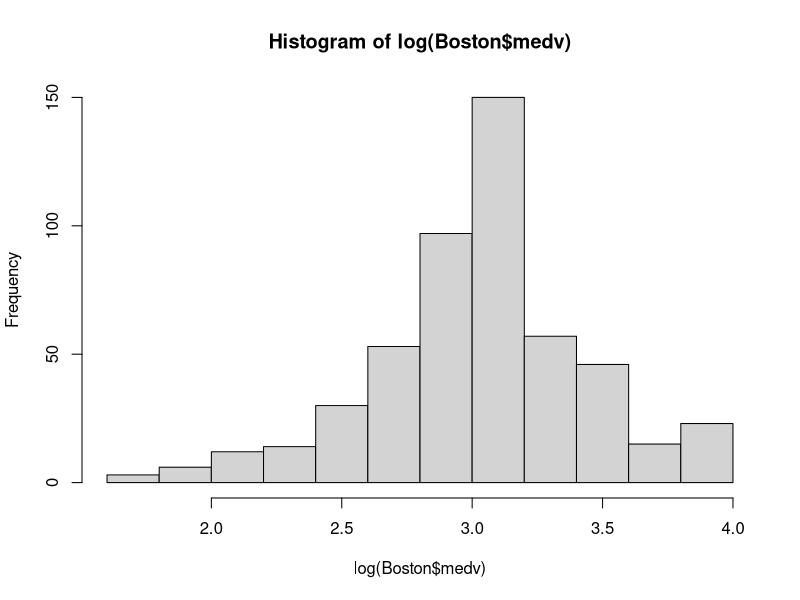
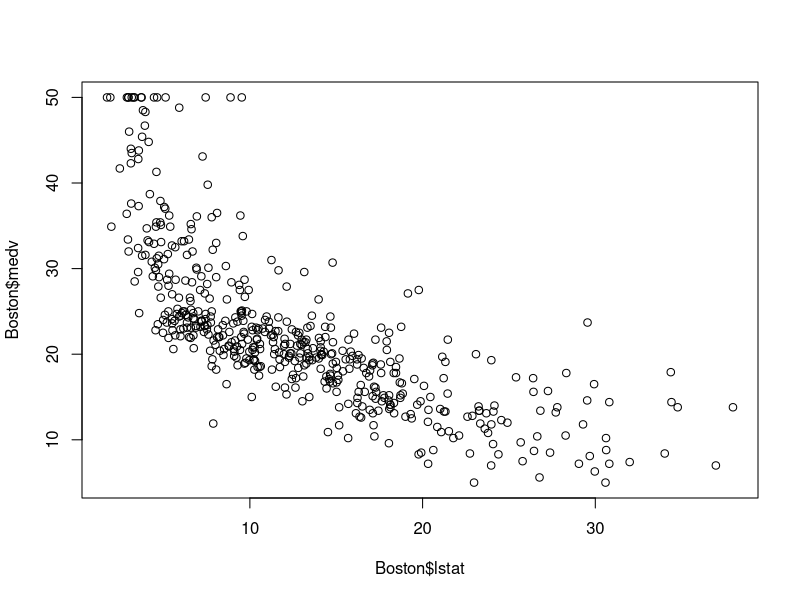

The R source for these figures, in order: (Note: this script raises an error after producing the figures.)
library(MASS)
data(Boston)
?Boston
Boston
summary(Boston$medv)

##log or sqrt transformation
hist(log(Boston$medv))
summary(log(Boston$medv))
summary(sqrt(Boston$medv))
Boston$rad = as.factor(Boston$rad)


Boston$medv_sqrt = sqrt(Boston$medv)
#### Simple Linear Regression

plot(Boston$lstat,Boston$medv)
cor(Boston$lstat,Boston$medv)

abline(mod1)

plot(Boston$lstat,Boston$medv_sqrt)

Boston$lstat_sqrt = sqrt(Boston$lstat)
### Model 1
mod1 = lm(medv~lstat,data=Boston)
summary(mod1)